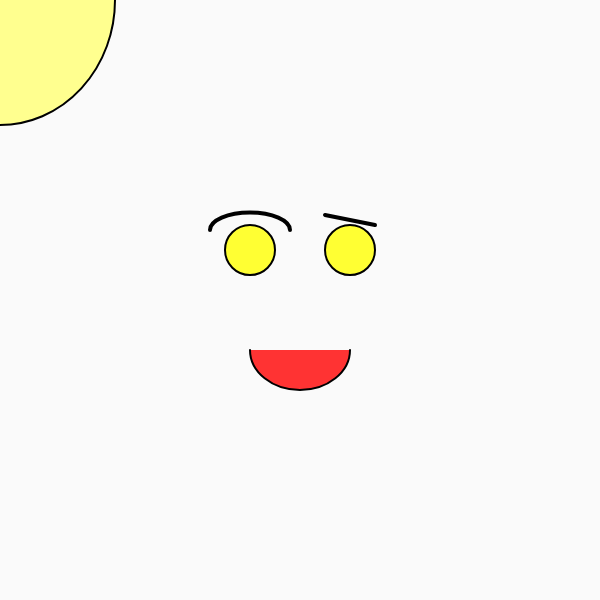
Frame 1 (no input)
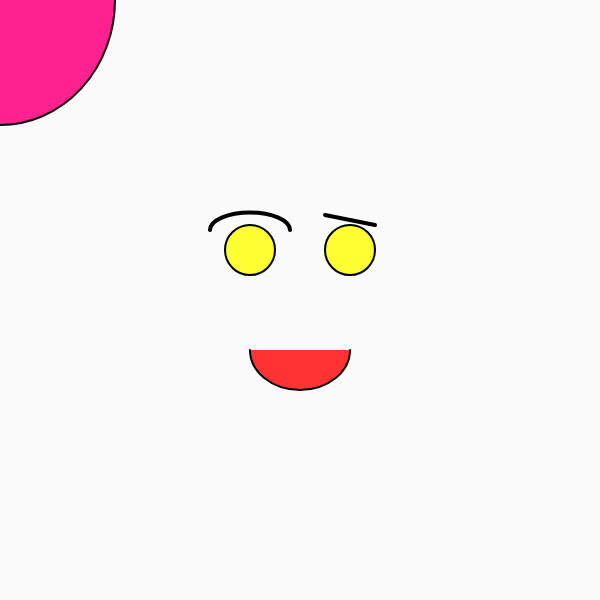
Frame 60 (no input)
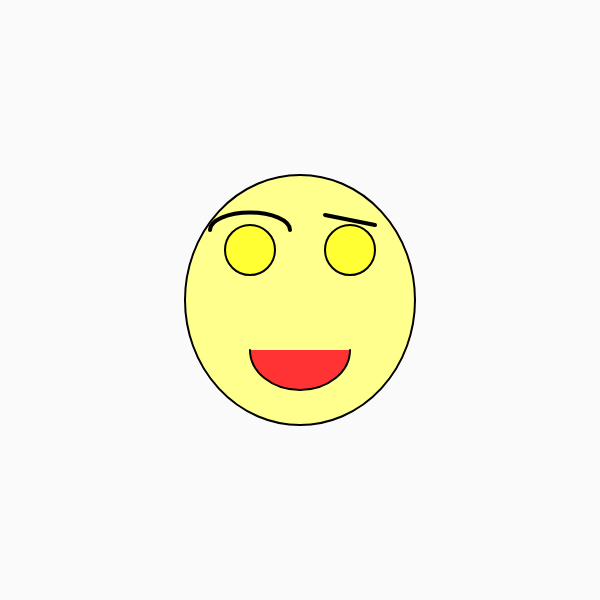
Frame 120 (the mouse pressed at the canvas centre since frame 60)

The p5.js sketch that drew these frames (run headless with seeded random() and noise() and a simulated clock; from frame 60 on, the mouse is pressed at the canvas centre):

// p5.js sketch
// ── sketch.js
function setup() {
  createCanvas(600, 600);//crea un area de dibuix de 600 pixels quadrats, 600 pixels d'ample i 600 pixels d'alçada, canvas és àrea de dibuix, setup ès la configuració o caracteristiques del nostre codi
}

function draw() {//draw significa dibuixar
  //mouseX=300;mouseY=300
  background(250);//fons de color gris, és de color gris perquè hi ha un nùmero entre 0 i 255 i el 0 és negra i el 255 es blanc
  let canvipetit = sin(frameCount*0.05)*8;;//genera número de 20 a -20 sense parar i ordenats
   let canvimitja= cos(frameCount*0.05)*15//genera número de 15 a -15 sense parar i ordenats
   let canvigran= cos(frameCount*0.05)*20//genera número des de 8 a -8 sense parar i ordenats
  let canvimoltgran= cos(frameCount*0.05)*127//genera número des de 8 a -8 sense parar i ordenats
 print("Canvi petit: "+canvipetit);
  print("Canvi mitja: "+canvimitja);
  print("Canvi gran: "+canvigran);
  print("Canvi molt gran: "+canvimoltgran);
  strokeWeight(2);
  fill(255-canvipetit,159+canvimoltgran, 143+canvipetit);//fill és omplir de color de color el que hi ha a continuació en aquest cas el·lipse. El primer múmero es el nivell de vermellor(R:red), el seguent número es el nivell de verdor(G:green) i el tercer número es el nivell de blavor(B:blue). Podem fer 255,255,255:16.700.000 de colors diferents. He de posar el color que volgui als ulls i a la cara canviant elpomps 3 números, buscant a google colors RGB
  ellipse(mouseX,mouseY,230,250);//Es la cara sencera. El primer número significa la psició X (horizontal) del centre de la el·lipse. El segon número significa la posició Y (vertical) del centre de la el·lipse. El tercer número significa l'amplada de la el·lipse en pixels i el quart l'amplada de la el·lipse. Sempre els números son pixels contats des de la cantonada superior esquerra, és a dir el punt 0,0 es troba diferent que a matemàtiques (cantonada inferior esquerre)
  fill(255,255,51)
   ellipse(350,250,50,50);//és l'ull dret perqué és 350 de X al centre
  ellipse(250,250,50,50);//és l'ull esquerre perqé és 250 pixels de X del centre
  fill(350,51,51);//és el color de la boca i és vermellos perqè te molta quantitat de vermell
  arc(300,350,100,80,0,PI);//boca
noFill();// no ompis de color la cella
  strokeWeight(4);
  arc(250,230,80,35,PI,0);//cella esquerra
  strokeWeight(4);
  line(325,215,375,225);//cella dreta: els dos primers números són la X
}
